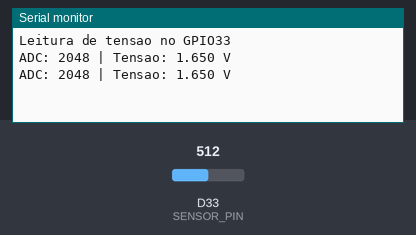
Bench run of a sketch on a simulated Arduino Due. Shown: the last lines printed to the serial monitor. The test bench sets the inputs (shaded band); at power-on: D33 (SENSOR_PIN) = 512 (analog values on the 0–1023 scale).

Above: at 1.8 s.
1.9 s: D33 (SENSOR_PIN) set to 716
At 2.8 s:
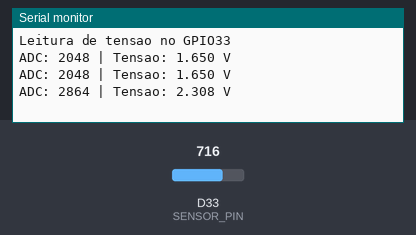
3.4 s: D33 (SENSOR_PIN) set to 900
At 4.8 s:
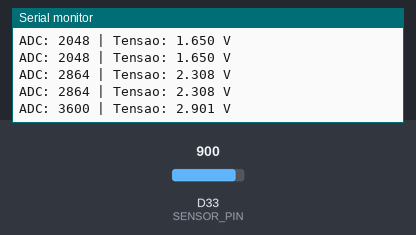
Timing chart, 0 to 6.4 s (numbered marks = the images above; inputs shaded):
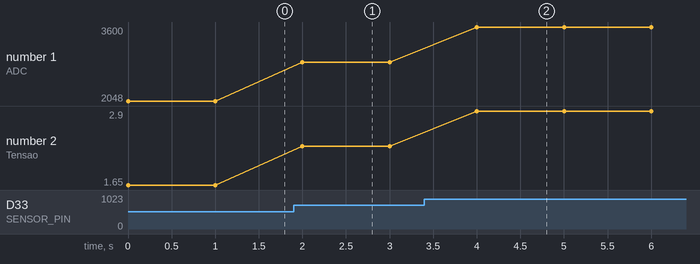

Measured:
- after the input at 1.9 s, the serial monitor: prints a new line after 0.10 s (image 1)
- after the input at 3.4 s, the serial monitor: prints a new line after 0.60 s (image 2)
- plotted number 1: 2048 → 2864 after the input at 1.9 s, 2864 → 3600 after the input at 3.4 s
- plotted number 2: 1.65 → 2.31 after the input at 1.9 s, 2.31 → 2.9 after the input at 3.4 s

The sketch:

LeituraTensao.ino
```cpp
#define SENSOR_PIN 33

const float VREF = 3.3;
const int ADC_MAX = 4095;

void setup() {

  Serial.begin(115200);

  analogReadResolution(12);

  Serial.println("Leitura de tensao no GPIO33");
}

void loop() {

  int leitura = analogRead(SENSOR_PIN);

  float tensao = (leitura * VREF) / ADC_MAX;

  Serial.print("ADC: ");
  Serial.print(leitura);

  Serial.print(" | Tensao: ");
  Serial.print(tensao, 3);
  Serial.println(" V");

  delay(1000);
}
```
